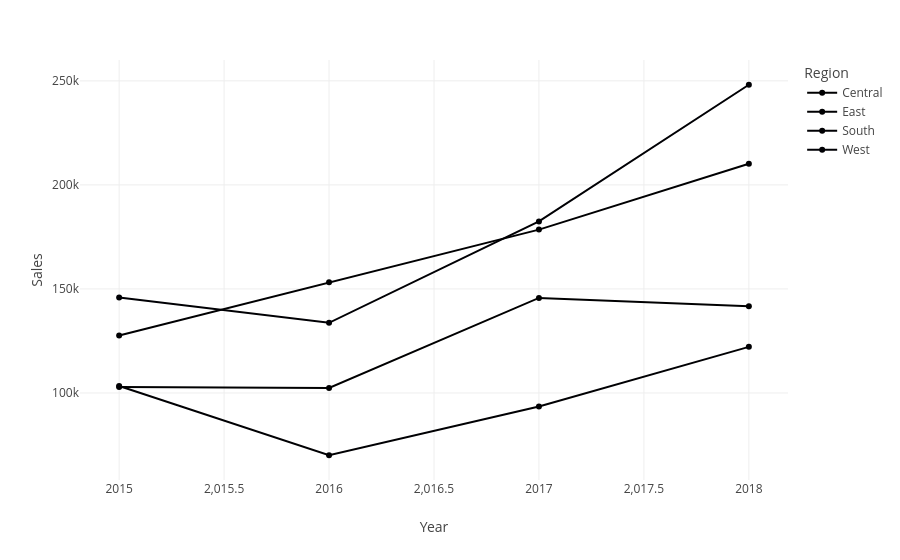

Here is the notebook cell this chart was saved with:
### Code cell
#Visualization
import plotly.express as px

fig = px.line(
    region_sales,
    x="Year",
    y="Sales",
    color="Region",
    markers=True
)

fig.show()

### Figure 1 — Plotly figure (JSON) as saved in the notebook; plotly's stock layout.template omitted (floating-point values rounded to 4 significant figures)
{"data": [{"hovertemplate": "Region=Central<br>Year=%{x}<br>Sales=%{y}<extra></extra>", "legendgroup": "Central", "line": {"color": "#000001", "dash": "solid"}, "marker": {"symbol": "circle"}, "mode": "lines+markers", "name": "Central", "orientation": "v", "showlegend": true, "type": "scatter", "x": [2015, 2016, 2017, 2018], "xaxis": "x", "y": [102900.0, 102400.0, 145700.0, 141600.0], "yaxis": "y"}, {"hovertemplate": "Region=East<br>Year=%{x}<br>Sales=%{y}<extra></extra>", "legendgroup": "East", "line": {"color": "#000002", "dash": "solid"}, "marker": {"symbol": "circle"}, "mode": "lines+markers", "name": "East", "orientation": "v", "showlegend": true, "type": "scatter", "x": [2015, 2016, 2017, 2018], "xaxis": "x", "y": [127700.0, 153200.0, 178500.0, 210100.0], "yaxis": "y"}, {"hovertemplate": "Region=South<br>Year=%{x}<br>Sales=%{y}<extra></extra>", "legendgroup": "South", "line": {"color": "#000003", "dash": "solid"}, "marker": {"symbol": "circle"}, "mode": "lines+markers", "name": "South", "orientation": "v", "showlegend": true, "type": "scatter", "x": [2015, 2016, 2017, 2018], "xaxis": "x", "y": [103400.0, 70080.0, 93540.0, 122200.0], "yaxis": "y"}, {"hovertemplate": "Region=West<br>Year=%{x}<br>Sales=%{y}<extra></extra>", "legendgroup": "West", "line": {"color": "#000004", "dash": "solid"}, "marker": {"symbol": "circle"}, "mode": "lines+markers", "name": "West", "orientation": "v", "showlegend": true, "type": "scatter", "x": [2015, 2016, 2017, 2018], "xaxis": "x", "y": [145900.0, 133700.0, 182500.0, 248100.0], "yaxis": "y"}], "layout": {"legend": {"title": {"text": "Region"}, "tracegroupgap": 0}, "margin": {"t": 60}, "xaxis": {"anchor": "y", "domain": [0, 1], "title": {"text": "Year"}}, "yaxis": {"anchor": "x", "domain": [0, 1], "title": {"text": "Sales"}}}}
